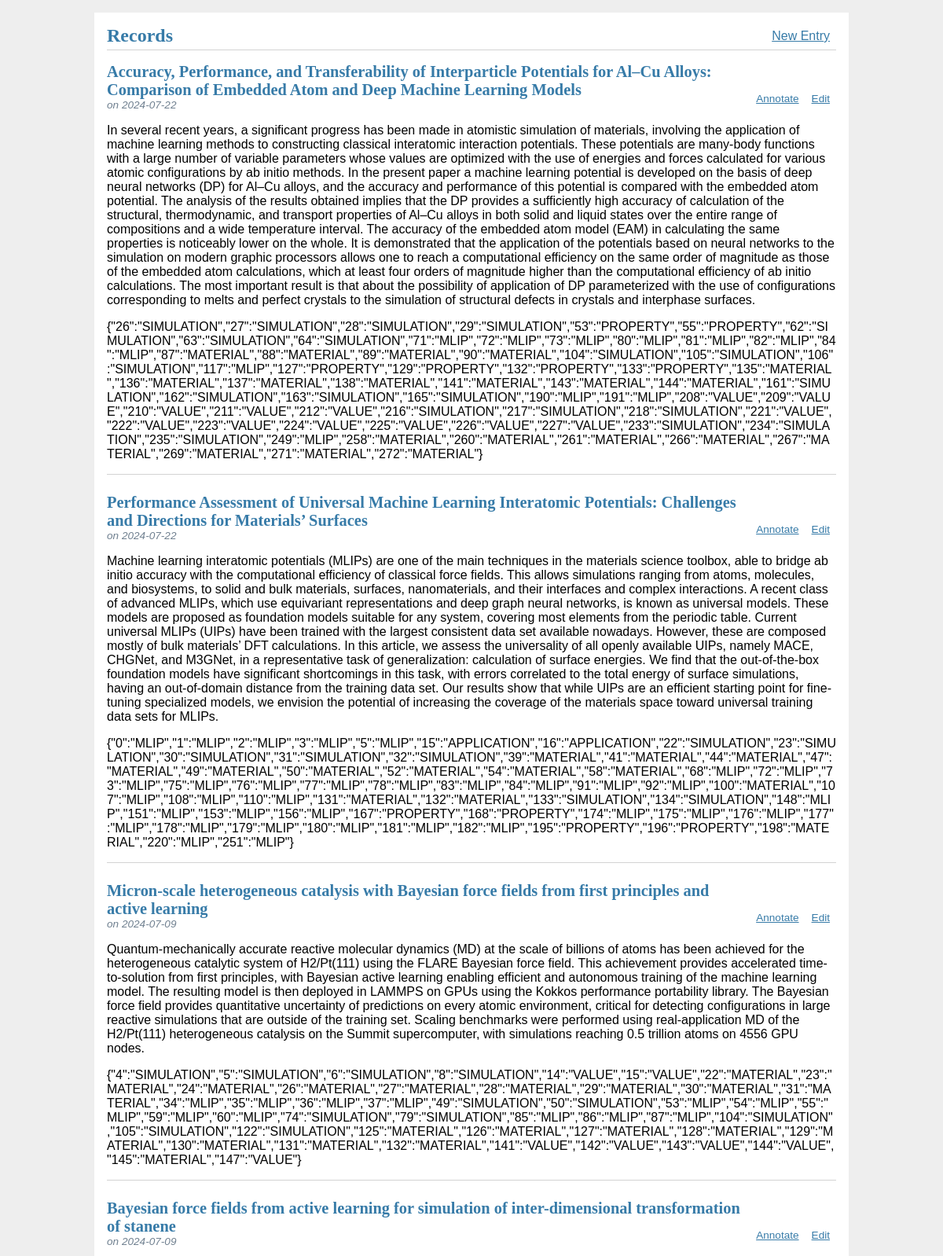
The page / (upper part) on the database its author committed.
### tables this page shows
CREATE TABLE "mlip" (
  id INTEGER PRIMARY KEY AUTOINCREMENT,
  created TIMESTAMP NOT NULL DEFAULT CURRENT_TIMESTAMP,
  title TEXT,
  body TEXT NOT NULL,
  annotation TEXT
);

### AnnoApp/mlip.py (the view)
@bp.route('/')
def index():
    db = get_db()
    texts = db.execute(
        'SELECT p.id, title, body, annotation, created'
        ' FROM mlip p'
        ' ORDER BY created DESC'
    ).fetchall()
    return render_template('mlip/index.html', texts=texts)

### AnnoApp/db.py (called while the page is built)
def get_db():
    if 'db' not in g:
        g.db = sqlite3.connect(
            current_app.config['DATABASE'],
            detect_types=sqlite3.PARSE_DECLTYPES
        )
        g.db.row_factory = sqlite3.Row
    return g.db

### AnnoApp/templates/mlip/index.html
{% extends 'base.html' %}
{% block header %}
  <h1>{% block title %}Records{% endblock %}</h1>
  <a class="action" href="{{ url_for('mlip.create') }}">New Entry</a>
{% endblock %}
{% block content %}
  {% for text in texts %}
    <article class="post">
      <header>
        <div>
          <h1>{{ text['title'] }}</h1>
          <div class="about">on {{ text['created'].strftime('%Y-%m-%d') }}</div>
        </div>
        <a class="action" href="{{ url_for('mlip.annotate', id=text['id']) }}">Annotate</a>
        <a class="action" href="{{ url_for('mlip.update', id=text['id']) }}">Edit</a>
      </header>
      <p style='word-wrap: break-word;'>{{ text['body'] }}</p>
      <p style='word-wrap: break-word;'>{{ text['annotation'] }}</p>
    </article>
    {% if not loop.last %}
      <hr>
    {% endif %}
  {% endfor %}
{% endblock %}

### AnnoApp/templates/base.html (shortened to what this page needs)
<!doctype html>
<link rel="stylesheet" href="{{ url_for('static', filename='style.css') }}">
<section class="content">
  <header>
    {% block header %}{% endblock %}
  </header>
  {% block content %}{% endblock %}
</section>

### AnnoApp/static/style.css (style rules this page uses)
h1 { font-family: serif; color: #377ba8; margin: 1rem 0; }
a { color: #377ba8; }
hr { border: none; border-top: 1px solid lightgray; }
nav ul li a, nav ul li span, header .action { display: block; padding: 0.5rem; }
.content { padding: 0 1rem 1rem; }
.content > header { border-bottom: 1px solid lightgray; display: flex; align-items: flex-end; }
.content > header h1 { flex: auto; margin: 1rem 0 0.25rem 0; }
.post > header { display: flex; align-items: flex-end; font-size: 0.85em; }
.post > header > div:first-of-type { flex: auto; }
.post > header h1 { font-size: 1.5em; margin-bottom: 0; }
.post .about { color: slategray; font-style: italic; }
.content:last-child { margin-bottom: 0; }

### rows shown on the page
mlip: title "Accuracy, Performance, and Transferability of Interparticle Potentials for Al–Cu Alloys: Comparison of Embedded Atom and Deep Machine Learning Models", created "2024-07-22", body "In several recent years, a significant progress has been made in atomistic simulation of materials, involving the application of machine learning methods to constructing classical interatomic interaction potentials. These potentials are many-body functions with a large number of variable parameters whose values are optimized with the use of energies and forces calculated for various atomic configurations by ab initio methods. In the present paper a machine learning potential is developed on the basis of deep neural networks (DP) for Al–Cu alloys, and the accuracy and performance of this potential is compared with the embedded atom potential. The analysis of the results obtained implies that…", annotation "{\"26\":\"SIMULATION\",\"27\":\"SIMULATION\",\"28\":\"SIMULATION\",\"29\":\"SIMULATION\",\"53\":\"PROPERTY\",\"55\":\"PROPERTY\",\"62\":\"SIMULATION\",\"63\":\"SIMULATION\",\"64\":\"SIMULATION\",\"71\":\"MLIP\",\"72\":\"MLIP\",\"73\":\"MLIP\",\"80\":\"MLIP\",\"81\":\"MLIP\",\"82\":\"MLIP\",\"84\":\"MLIP\",\"87\":\"MATERIAL\",\"88\":\"MATERIAL\",\"89\":\"MATERIAL\",\"90\":\"MATERIAL\",\"104\":\"SIMULATION\",\"105\":\"SIMULATION\",\"106\":\"SIMULATION\",\"117\":\"MLIP\",\"127\":\"PROPERTY\",\"129\":\"PROPERTY\",\"132\":\"PROPERTY\",\"133\":\"PROPERTY\",\"135\":\"MATERIAL\",\"136\":\"MATERIAL\",\"137\":\"MATERIAL\",\"138\":\"MATERIAL\",\"141\":\"MATERIAL\",\"143\":\"MATERIAL\",\"144\":\"MATERIAL\",\"161\":\"SIMULATION\",\"162\":\"SIMULATION\",\"163\":\"SIMULATION\",\"165\":\"SIMULATION\",\"190\":\"MLIP\",\"191\":\"MLIP\",\"208\":\"VALUE\",\"209\":\"VALUE\",\"210\":…"
mlip: title "Performance Assessment of Universal Machine Learning Interatomic Potentials: Challenges and Directions for Materials’ Surfaces", created "2024-07-22", body "Machine learning interatomic potentials (MLIPs) are one of the main techniques in the materials science toolbox, able to bridge ab initio accuracy with the computational efficiency of classical force fields. This allows simulations ranging from atoms, molecules, and biosystems, to solid and bulk materials, surfaces, nanomaterials, and their interfaces and complex interactions. A recent class of advanced MLIPs, which use equivariant representations and deep graph neural networks, is known as universal models. These models are proposed as foundation models suitable for any system, covering most elements from the periodic table. Current universal MLIPs (UIPs) have been trained with the largest…", annotation "{\"0\":\"MLIP\",\"1\":\"MLIP\",\"2\":\"MLIP\",\"3\":\"MLIP\",\"5\":\"MLIP\",\"15\":\"APPLICATION\",\"16\":\"APPLICATION\",\"22\":\"SIMULATION\",\"23\":\"SIMULATION\",\"30\":\"SIMULATION\",\"31\":\"SIMULATION\",\"32\":\"SIMULATION\",\"39\":\"MATERIAL\",\"41\":\"MATERIAL\",\"44\":\"MATERIAL\",\"47\":\"MATERIAL\",\"49\":\"MATERIAL\",\"50\":\"MATERIAL\",\"52\":\"MATERIAL\",\"54\":\"MATERIAL\",\"58\":\"MATERIAL\",\"68\":\"MLIP\",\"72\":\"MLIP\",\"73\":\"MLIP\",\"75\":\"MLIP\",\"76\":\"MLIP\",\"77\":\"MLIP\",\"78\":\"MLIP\",\"83\":\"MLIP\",\"84\":\"MLIP\",\"91\":\"MLIP\",\"92\":\"MLIP\",\"100\":\"MATERIAL\",\"107\":\"MLIP\",\"108\":\"MLIP\",\"110\":\"MLIP\",\"131\":\"MATERIAL\",\"132\":\"MATERIAL\",\"133\":\"SIMULATION\",\"134\":\"SIMULATION\",\"148\":\"MLIP\",\"151\":\"MLIP\",\"153\":\"MLIP\",\"156\":\"MLIP\",\"167\":\"PROPERTY\",\"168\":\"PROPERTY\",\"174\":\"MLIP\",\"175\":\"MLIP\",…"
mlip: title "Micron-scale heterogeneous catalysis with Bayesian force fields from first principles and active learning", created "2024-07-09", body "Quantum-mechanically accurate reactive molecular dynamics (MD) at the scale of billions of atoms has been achieved for the heterogeneous catalytic system of H2/Pt(111) using the FLARE Bayesian force field. This achievement provides accelerated time-to-solution from first principles, with Bayesian active learning enabling efficient and autonomous training of the machine learning model. The resulting model is then deployed in LAMMPS on GPUs using the Kokkos performance portability library. The Bayesian force field provides quantitative uncertainty of predictions on every atomic environment, critical for detecting configurations in large reactive simulations that are outside of the training…", annotation "{\"4\":\"SIMULATION\",\"5\":\"SIMULATION\",\"6\":\"SIMULATION\",\"8\":\"SIMULATION\",\"14\":\"VALUE\",\"15\":\"VALUE\",\"22\":\"MATERIAL\",\"23\":\"MATERIAL\",\"24\":\"MATERIAL\",\"26\":\"MATERIAL\",\"27\":\"MATERIAL\",\"28\":\"MATERIAL\",\"29\":\"MATERIAL\",\"30\":\"MATERIAL\",\"31\":\"MATERIAL\",\"34\":\"MLIP\",\"35\":\"MLIP\",\"36\":\"MLIP\",\"37\":\"MLIP\",\"49\":\"SIMULATION\",\"50\":\"SIMULATION\",\"53\":\"MLIP\",\"54\":\"MLIP\",\"55\":\"MLIP\",\"59\":\"MLIP\",\"60\":\"MLIP\",\"74\":\"SIMULATION\",\"79\":\"SIMULATION\",\"85\":\"MLIP\",\"86\":\"MLIP\",\"87\":\"MLIP\",\"104\":\"SIMULATION\",\"105\":\"SIMULATION\",\"122\":\"SIMULATION\",\"125\":\"MATERIAL\",\"126\":\"MATERIAL\",\"127\":\"MATERIAL\",\"128\":\"MATERIAL\",\"129\":\"MATERIAL\",\"130\":\"MATERIAL\",\"131\":\"MATERIAL\",\"132\":\"MATERIAL\",\"141\":\"VALUE\",\"142\":\"VALUE\",\"143\":\"VALUE\",\"144\":\"VAL…"
mlip: title "Bayesian force fields from active learning for simulation of inter-dimensional transformation of stanene", created "2024-07-09"
